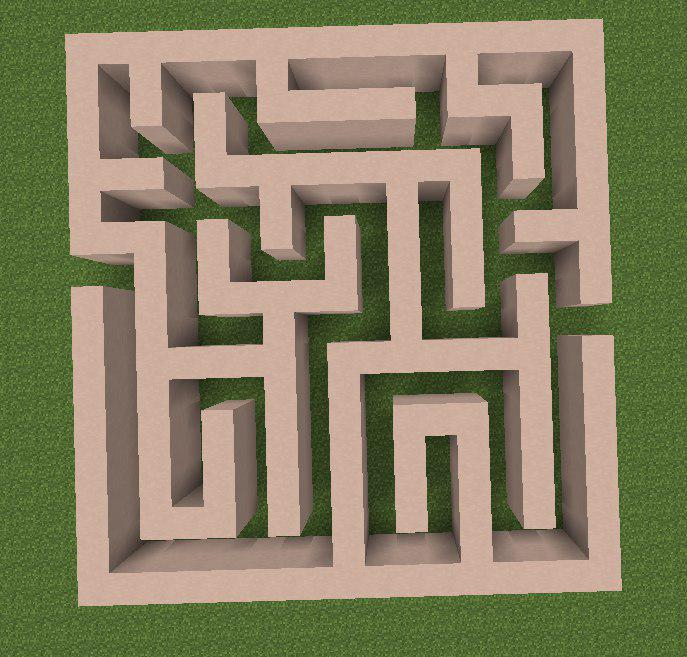
#> input picture photo1.jpg, 687 x 657 px
$ python app.py photo1.jpg
#> lines starting #> are read from the running program, lines starting #| are printed output that depends on the picture; after the words box and inside, x2 and y2 are one past the last pixel; in counts of white or black regions, pixels touching at a corner belong together
import cv2
import numpy as np
import argparse


def find_line_len(dot1, dot2):
    return np.sqrt((dot1[0] - dot2[0]) ** 2 + (dot1[1] - dot2[1]) ** 2)


def find_dots_for_rect(dots, img_w, img_h):
    dot1 = dots[0]  # left-up has min dist to (0;0)
    dot2 = dots[0]  # right-down has min dist to (img_w;img_h)
    dot3 = dots[0]
    dot4 = dots[0]

    for dot in dots:
        if find_line_len([0, 0], dot) < find_line_len([0, 0], dot1):
            dot1 = dot.copy()
        if find_line_len([img_w, img_h], dot) < find_line_len([img_w, img_h], dot3):
            dot3 = dot.copy()
        if find_line_len([img_w, 0], dot) < find_line_len([img_w, 0], dot2):
            dot2 = dot.copy()
        if find_line_len([0, img_h], dot) < find_line_len([0, img_h], dot4):
            dot4 = dot.copy()
    return np.array([dot1, dot2, dot3, dot4])


def order_points(pts):
    rect = np.zeros((4, 2), dtype="float32")
    s = pts.sum(axis=1)
    rect[0] = pts[np.argmin(s)]
    rect[2] = pts[np.argmax(s)]
    diff = np.diff(pts, axis=1)
    rect[1] = pts[np.argmin(diff)]
    rect[3] = pts[np.argmax(diff)]
    return rect


def four_point_transform(image, pts):
    rect = order_points(pts)
    (tl, tr, br, bl) = rect

    max_w = max(int(find_line_len(tr, tl)), int(find_line_len(br, bl)))
    max_h = max(int(find_line_len(tr, br)), int(find_line_len(tl, bl)))

    dst = np.array([
        [0, 0],
        [max_w - 1, 0],
        [max_w - 1, max_h - 1],
        [0, max_h - 1]], dtype="float32")
    M = cv2.getPerspectiveTransform(rect, dst)
    warped = cv2.warpPerspective(image, M, (max_w, max_h))
    return warped


def get_background_color(img):
    box = img[1:10, 1:10, :]
    box[:, :] = box.mean(axis=0).mean(axis=0)
    box = cv2.cvtColor(box, cv2.COLOR_BGR2HSV)
    box[:, :, 1:3] = 0
    return np.array([box[0][0][0] - 5, 0, 0])


def remove_background(img):
    img = cv2.bilateralFilter(img, 16, 16, 16)
    lower = get_background_color(img)
    upper = np.array([255, 255, 255])
    hsv = cv2.cvtColor(img, cv2.COLOR_BGR2HSV)
    mask = cv2.inRange(hsv, lower, upper)
    mask = cv2.bitwise_not(mask)
    mask = cv2.erode(mask, np.ones((4, 4)), iterations=1)
    new_img = cv2.bitwise_and(img, img, mask=mask)
    return new_img, mask


def cut_photo(link):
#> called with link = 'photo1.jpg'
    img = cv2.imread(link)
#> img is the input picture: shape (657, 687, 3); mean B, G, R 98.6, 128.4, 134.4
    new_img, mask = remove_background(img)
#> in remove_background, `lower = get_background_color(img)`: lower = [38, 0, 0]
#> in remove_background, `lower = get_background_color(img)`: img: shape (657, 687, 3); mean of channels 0, 1, 2 98.6, 128.4, 134.4
#> in remove_background, `hsv = cv2.cvtColor(img, cv2.COLOR_BGR2HSV)`: hsv: shape (657, 687, 3); mean H, S, V 24.3, 91.5, 143.9
#> in remove_background, `mask = cv2.inRange(hsv, lower, upper)`:
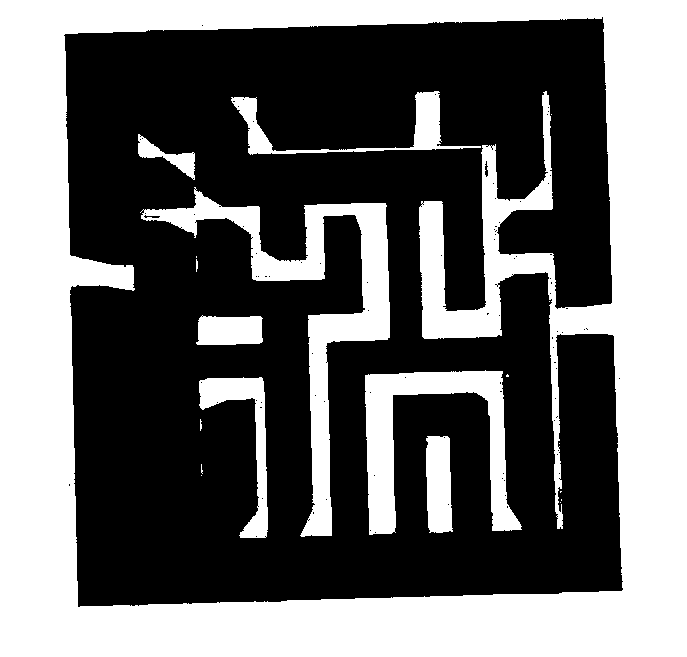
#> mask: shape (657, 687); 42.2% white; 20 white regions (11 under 20 px), largest, box (x1, y1, x2, y2) and area: (0, 0, 687, 657) 156025, (140, 187, 390, 537) 14340, (365, 370, 522, 535) 9083
#> in remove_background, `mask = cv2.erode(mask, np.ones((4, 4)), iterations=1)`:
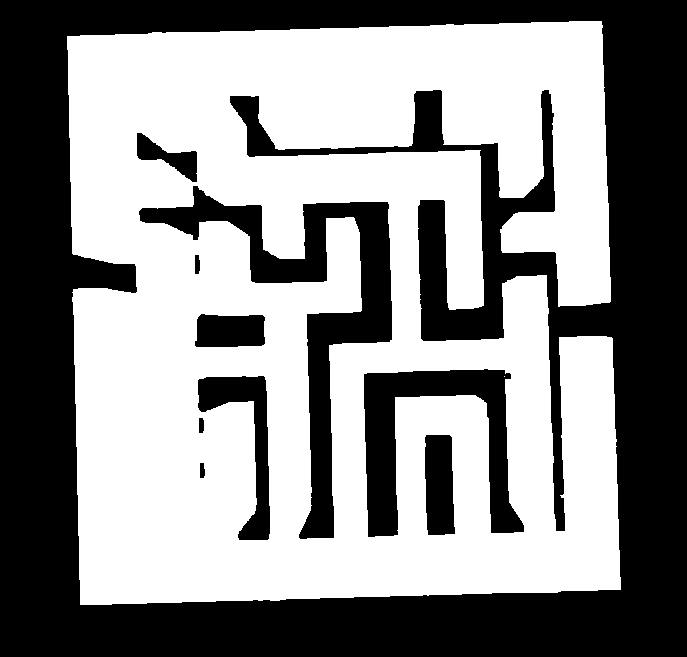
#> mask: shape (657, 687); 54.6% white; 10 black regions
#> in remove_background, `new_img = cv2.bitwise_and(img, img, mask=mask)`:
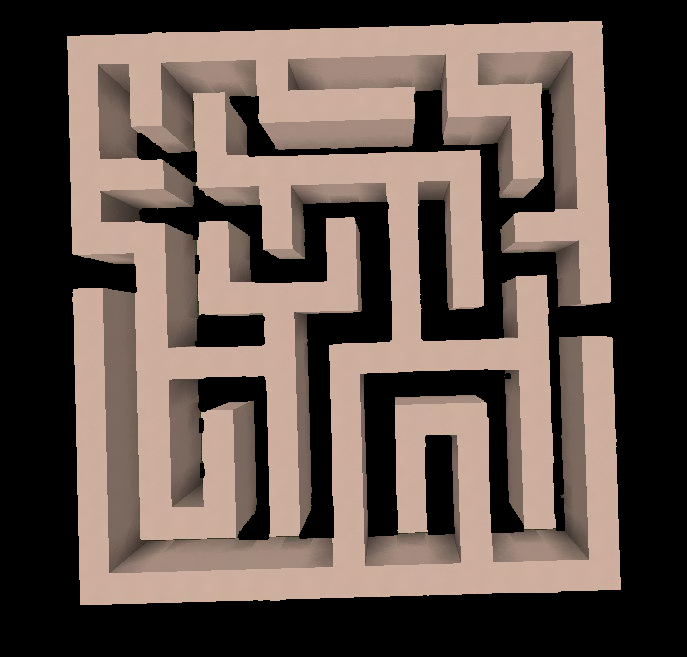
#> new_img: shape (657, 687, 3); mean of channels 0, 1, 2 75.5, 83.1, 98; drawn as B, G, R
    contours, hierarchy = cv2.findContours(mask.copy(), cv2.RETR_TREE, cv2.CHAIN_APPROX_SIMPLE)
#> contours = 11 contours, 1 with area under 20; largest, box (x1, y1, x2, y2) and area: (67, 21, 621, 605) 281997, (138, 185, 393, 540) 17736, (363, 368, 525, 538) 11023, (197, 375, 271, 541) 4236, (424, 434, 456, 536) 2825
    dots = []
    for cnt in contours:
        peri = cv2.arcLength(cnt, True)
        approx = cv2.approxPolyDP(cnt, 0.02 * peri, True)
        for dot in approx:
            dots.append(dot[0])
#> this loop made 11 passes
#> peri on passes 1, 2, 4, 5, 6, 8, 9, 10, 11: 4837.7, 40.49, 40.49, 507.8, 922.9, 202.3, 48.49, 1583.3, 200.7
#> (peri, approx) on passes 3, 7: (256.6, [[426, 434], [452, 437], [454, 534], [427, 534]]), (0, [[504, 376]])
#> after the loop, dots = 77 pairs, first value 67 to 620, second value 21 to 604
    new_img = four_point_transform(new_img, find_dots_for_rect(dots, np.shape(img)[1], np.shape(img)[0]))
#> in find_dots_for_rect, `dot1 = dots[0]`: dot1 = [601, 21]
#> the loop in find_dots_for_rect, `for dot in dots:` made 77 passes
#> dot4 on passes 2 to 3: [67, 36], [80, 604]
#> dot3 on pass 4: [620, 589]
#> in order_points, `rect = np.zeros((4, 2), dtype="float32")`: rect = [[0, 0], [0, 0], [0, 0], [0, 0]]
#> in order_points, `s = pts.sum(axis=1)`: s = [103, 622, 1209, 684]
#> in order_points, `diff = np.diff(pts, axis=1)`: diff = [-31, -580, -31, 524]
#> in four_point_transform, `rect = order_points(pts)`: rect = [[67, 36], [601, 21], [620, 589], [80, 604]]
#> in four_point_transform, `(tl, tr, br, bl) = rect`: tl = [67, 36]; tr = [601, 21]; br = [620, 589]; bl = [80, 604]
#> in four_point_transform, `max_w = max(int(find_line_len(tr, tl)), int(find_line_len(br, bl)))`: max_w = 540
#> in four_point_transform, `max_h = max(int(find_line_len(tr, br)), int(find_line_len(tl, bl)))`: max_h = 568
#> in four_point_transform, `dst = np.array([ [0, 0], [max_w - 1, 0], [max_w - 1, max_h - 1], [0, m..`: dst = [[0, 0], [539, 0], [539, 567], [0, 567]]
#> in four_point_transform, `M = cv2.getPerspectiveTransform(rect, dst)`: M = [[1.01, -0.0231, -66.82], [0.0284, 1.01, -38.25], [1.1e-06, 1.98e-05, 1]]
#> in four_point_transform, `warped = cv2.warpPerspective(image, M, (max_w, max_h))`:
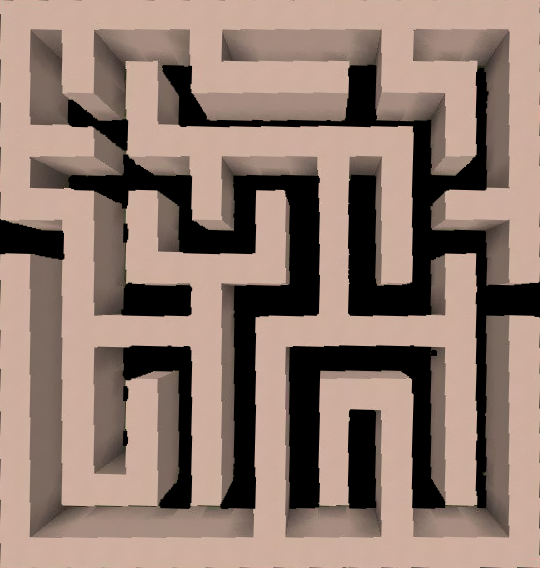
#> warped: shape (568, 540, 3); mean of channels 0, 1, 2 111, 122.2, 144.1; drawn as B, G, R
    return new_img


def get_bin_maze(img):
    bil = cv2.bilateralFilter(img, 10, 16, 16)
    box = bil[1:10, 1:10, :]
    box[:, :] = box.mean(axis=0).mean(axis=0)
    box = cv2.cvtColor(box, cv2.COLOR_BGR2HSV)
    color = box[0][0]
#> color = [11, 58, 204]
    lower = np.array([color[0] - 10, color[1] - 10, color[2] - 10])
#> lower = [1, 48, 194]
    upper = np.array([color[0] + 10, color[1] + 10, color[2] + 10])
#> upper = [21, 68, 214]
    hsv = cv2.cvtColor(bil, cv2.COLOR_BGR2HSV)
#> hsv: shape (568, 540, 3); mean H, S, V 8.4, 47.8, 144.2
#> bil: shape (568, 540, 3); mean of channels 0, 1, 2 111.1, 122.2, 144.1
    mask = cv2.inRange(hsv, lower, upper)
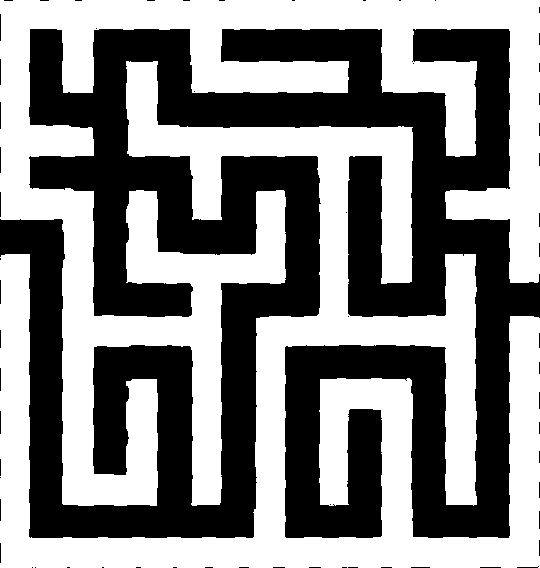
#> mask: shape (568, 540); 52.3% white; 63 black regions (50 under 20 px), largest, box (x1, y1, x2, y2) and area: (0, 29, 540, 538) 145639, (0, 14, 1, 41) 27, (0, 102, 1, 129) 27
    mask = cv2.bitwise_not(mask)
    return mask


def resize_to(img, w=17, h=17):
    maze_img = get_bin_maze(img)
    small_maze = cv2.resize(maze_img, (w, h), interpolation=cv2.INTER_BITS)
    return small_maze


def print_matrix(mat):
    for i in mat:
        for j in i:
            print(j, " ", end='')
        print()
#> this loop made 17 passes
#| 1  1  1  1  1  1  1  1  1  1  1  1  1  1  1  1  1
#| 1  0  1  0  0  0  1  0  0  0  0  0  1  0  0  0  1
#| 1  0  1  0  1  0  1  1  1  1  1  0  1  1  1  0  1
#| 1  0  0  0  1  0  0  0  0  0  0  0  0  0  1  0  1
#| 1  1  1  0  1  1  1  1  1  1  1  1  1  0  1  0  1
#| 1  0  0  0  0  0  1  0  0  0  1  0  1  0  0  0  1
#| 1  1  1  0  1  0  1  0  1  0  1  0  1  0  1  1  1
#| 0  0  1  0  1  0  0  0  1  0  1  0  1  0  0  0  1
#> (further printed lines are left out)


parser = argparse.ArgumentParser()
parser.add_argument("image_path")
args = parser.parse_args()
print(args.image_path)

img = cut_photo(args.image_path)
maze_img = get_bin_maze(img)
small_maze = resize_to(img)

small_maze_matrix = 1 - np.array(np.where(small_maze < 128, 0, 1))
print_matrix(small_maze_matrix)

$ run again, on photo3.jpg
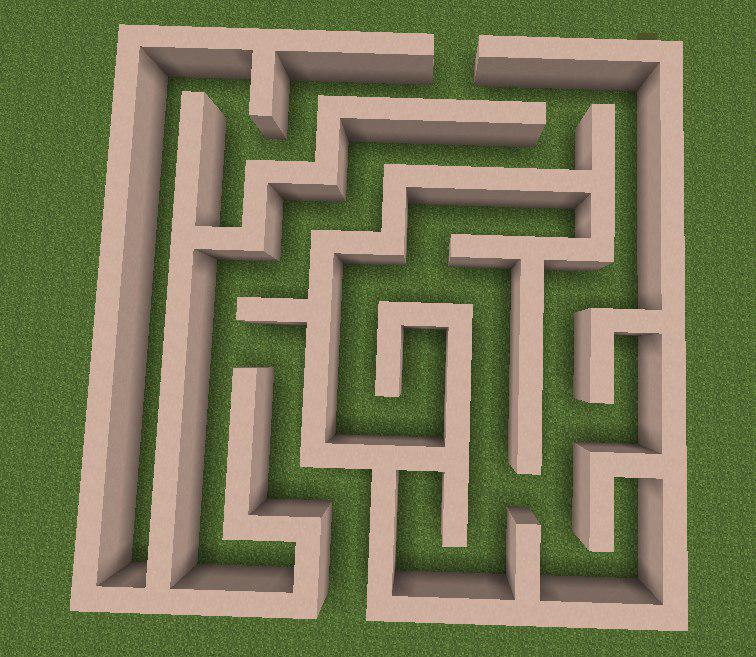
#> input picture photo3.jpg, 756 x 657 px
#> in cut_photo, img is the input picture: shape (657, 756, 3); mean B, G, R 86.7, 121.3, 120.9
#> in remove_background, `lower = get_background_color(img)`: lower = [38, 0, 0]
#> contours = 2 contours; box (x1, y1, x2, y2) and area: (238, 36, 687, 630) 103806, (72, 26, 545, 618) 100283
#> the loop in cut_photo, `for cnt in contours:` made 2 passes
#> peri on passes 1 to 2: 6202.4, 4762.6
#> after the loop in cut_photo, `for cnt in contours:`: dots = 25 pairs, first value 72 to 686, second value 26 to 629
#> in find_dots_for_rect, `dot1 = dots[0]`: dot1 = [481, 37]
#> the loop in find_dots_for_rect, `for dot in dots:` made 25 passes
#> dot4 on passes 3, 4, 6, 11, 15: [640, 579], [395, 572], [334, 430], [368, 619], [72, 609]
#> in order_points, `rect = np.zeros((4, 2), dtype="float32")`: rect = [[0, 0], [0, 0], [0, 0], [0, 0]]
#> s = [147, 724, 1315, 681]
#> diff = [-95, -638, -57, 537]
#> in four_point_transform, `rect = order_points(pts)`: rect = [[121, 26], [681, 43], [686, 629], [72, 609]]
#> tl = [121, 26]; tr = [681, 43]; br = [686, 629]; bl = [72, 609]
#> max_w = 614
#> max_h = 586
#> dst = [[0, 0], [613, 0], [613, 585], [0, 585]]
#> M = [[1.1, 0.0923, -135.3], [-0.0335, 1.1, -24.6], [-1.23e-06, 0.000166, 1]]
#> in four_point_transform, `warped = cv2.warpPerspective(image, M, (max_w, max_h))`:
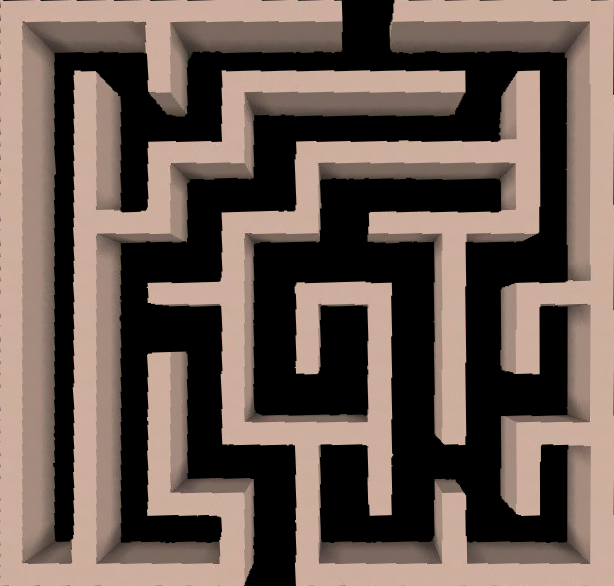
#> warped: shape (586, 614, 3); mean of channels 0, 1, 2 82.3, 90.7, 106.8; drawn as B, G, R
#> color = [9, 59, 206]
#> in get_bin_maze, `lower = np.array([color[0] - 10, color[1] - 10, color[2] - 10])`: lower = [-1, 49, 196]
#> upper = [19, 69, 216]
#> in get_bin_maze, `mask = cv2.inRange(hsv, lower, upper)`:
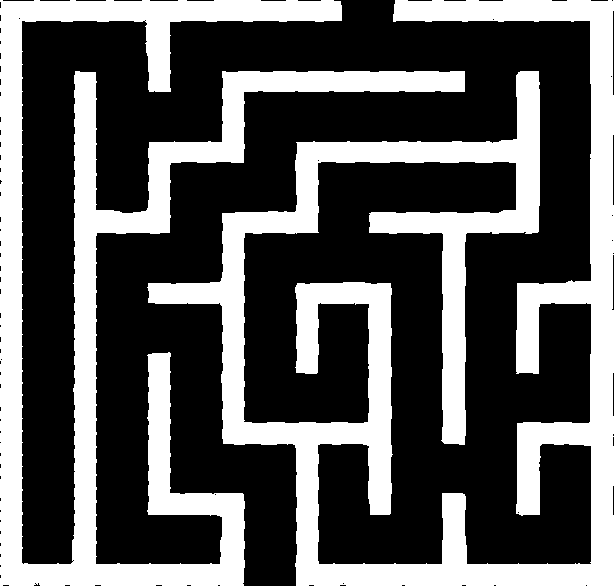
#> mask: shape (586, 614); 34.8% white; 2 white regions, box (x1, y1, x2, y2) and area: (147, 0, 614, 586) 71460, (0, 0, 465, 586) 53764
#> the loop in print_matrix, `for i in mat:` made 17 passes
#| 1  1  1  1  1  1  1  1  1  0  0  1  1  1  1  1  1
#| 1  0  0  0  1  0  0  0  0  0  0  0  0  0  0  0  1
#| 1  0  1  0  1  0  1  1  1  1  1  1  1  0  1  0  1
#| 1  0  1  0  0  0  1  0  0  0  0  0  0  0  1  0  1
#| 1  0  1  0  1  1  1  0  1  1  1  1  1  1  1  0  1
#> (further printed lines are left out)
